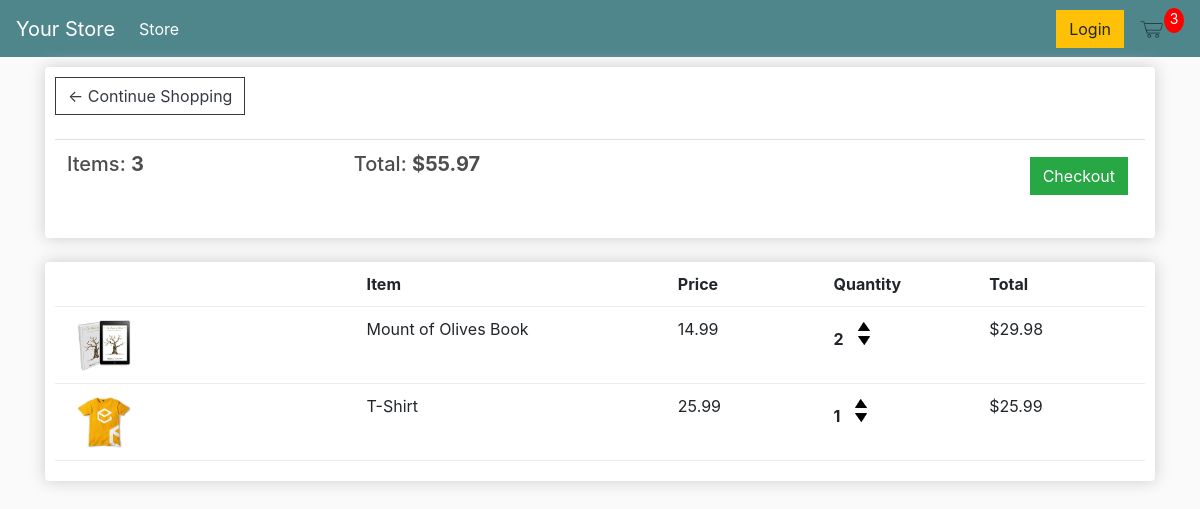
Before: /cart (signed in) with the older database file.
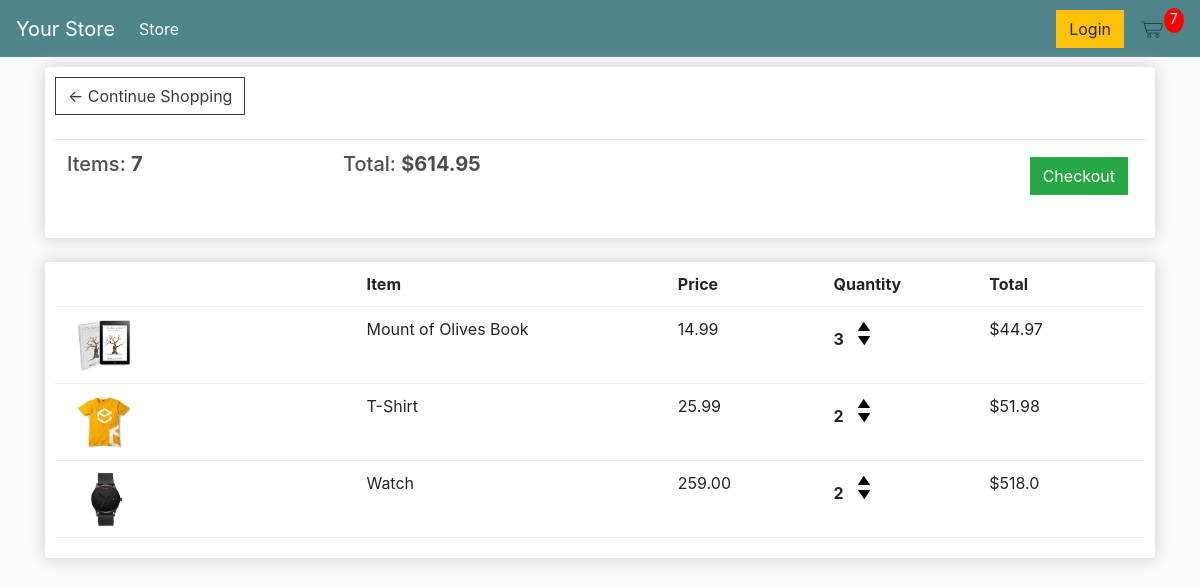
After: the same page with the newer database file.
### store/models.py (models this page shows, shortened)
class Order(models.Model):
    customer = models.ForeignKey(Customer, on_delete=models.SET_NULL, blank=True, null=True)
    date_ordered = models.DateTimeField(auto_now_add=True)
    complete = models.BooleanField(default=False, null=True, blank=False)
    transaction_id = models.CharField(max_length=200, null=True)
    @property
    def get_cart_total(self):
        orderitems = self.orderitem_set.all()
        total = sum([item.get_total for item in orderitems])
        return total
    @property
    def get_cart_items(self):
        orderitems = self.orderitem_set.all()
        total = sum([item.quantity for item in orderitems])
        return total

class OrderItem(models.Model):
    product = models.ForeignKey(Product, on_delete=models.SET_NULL, blank=True, null=True)
    order = models.ForeignKey(Order, on_delete=models.SET_NULL, blank=True, null=True)
    quantity = models.IntegerField(default=0, null=True, blank=True)
    date_added = models.DateTimeField(auto_now_add=True)
    @property
    def get_total(self):
        total = self.product.price * self.quantity
        return total

class Product(models.Model):
    name = models.CharField(max_length=200, null=True)
    price = models.FloatField()
    digital = models.BooleanField(default=False, null=True, blank=False)
    image = models.ImageField(null=True, blank=True)
    @property
    def imageURL(self):
        try:
            url = self.image.url
        except:
            url = ''
        return url

### store/views.py (the view)
# urls.py: path('cart', views.cart, name="cart"),
def cart(request):
    if request.user.is_authenticated:
        customer = request.user.customer
        order, created = Order.objects.get_or_create(customer=customer, complete=False)
        items = order.orderitem_set.all()
        cartItems = order.get_cart_items
    else:
        items = []
        order = {'get_cart_total':0, 'get_cart_items':0, 'shipping':False}
        cartItems = order['get_cart_items']
    context = {'items':items, 'order':order, 'cartItems':cartItems}
    return render(request, 'store/cart.html', context)

### store/templates/store/cart.html
{% extends 'store/main.html' %}
{% load static %}
{% block content %}
    <div class="row">
        <div class="col-lg-12">
            <div class="box-element">
                <a class="btn btn-outline-dark" href="{% url 'store' %}">&#x2190; Continue Shopping</a>
                <br>
                <br>
                <table class="table">
                    <tr>
                        <th><h5>Items: <strong>{{order.get_cart_items}}</strong></h5></th>
                        <th><h5>Total: <strong>${{order.get_cart_total|floatformat:2}}</strong></h5></th>
                        <th>
                            <a style="float:right;margin:5px" class="btn btn-success" href="{% url 'checkout' %}">Checkout</a>
                        </th>
                    </tr>
                </table>
            </div>
            <br>
            <div class="box-element">
                <div class="cart-row">
                    <div style="flex:2" ></div>
                    <div style="flex:2" ><strong>Item</strong></div>
                    <div style="flex:1" ><strong>Price</strong></div>
                    <div style="flex:1" ><strong>Quantity</strong></div>
                    <div style="flex:1" ><strong>Total</strong></div>
                </div>
                {% for item in items %}
                <div class="cart-row">
                    <div style="flex:2" ><img class="row-image" src="{{item.product.imageURL}}"></div>
                    <div style="flex:2" >{{item.product.name}}</div>
                    <div style="flex:1" >{{item.product.price|floatformat:2}}</div>
                    <div style="flex:1" >
                        <p class="quantity">{{item.quantity}}</p>
                        <div class="quantity">
                            <img data-product="{{item.product.id}}" data-action="add" class="chg-quantity update-cart" src="{% static 'images/arrow-up.png' %}">
                            <img data-product="{{item.product.id}}" data-action="remove" class="chg-quantity update-cart" src="{% static 'images/arrow-down.png' %}">
                        </div>
                    </div>
                    <div style="flex:1" >${{item.get_total}}</div>
                </div>
                {% endfor %}
            </div>
        </div>
    </div>
{% endblock content %}

### store/templates/store/main.html (shortened to what this page needs)
<!DOCTYPE html>
{% load static %}
<head>
    <link rel="stylesheet" href="https://cdn.jsdelivr.net/npm/bootstrap@4.4.1/dist/css/bootstrap.min.css">
    <link rel="stylesheet" type="text/css" href="{% static 'css/main.css' %}">
</head>
<body>
    <nav class="navbar navbar-expand-lg navbar-dark bg-dark">
        <a class="navbar-brand" href="{% url 'store' %}">Your Store</a>
        <div class="collapse navbar-collapse" id="navbarSupportedContent">
            <ul class="navbar-nav mr-auto">
            <li class="nav-item active">
                <a class="nav-link" href="{% url 'store' %}">Store <span class="sr-only">(current)</span></a>
            </li>
            </ul>
            <div class="form-inline my-2 my-lg-0">
                <a href="#" class="btn btn-warning">Login</a>
                <a href="{% url 'cart' %}">
                    <img id="cart-icon" src="{% static 'images/cart.png' %}">
                </a>
                <p id="cart-total">{{cartItems}}</p>
            </div>
        </div>
    </nav>
    <div class="container">
        {% block content %}
        {% endblock content %}
    </div>
</body>
</html>

### store/static/css/main.css (style rules this page uses)
body { background-color: hsl(0, 0%, 98%); }
h1,h2,h3,h4,h5,h6 { color:hsl(0, 0%, 30%); }
.box-element { box-shadow:hsl(0, 0%, 80%) 0 0 16px; background-color: #fff; border-radius: 4px; padding: 10px; }
.bg-dark { background-color: #4f868c!important; }
#cart-icon { width:25px; display: inline-block; margin-left: 15px; }
#cart-total { display: block; text-align: center; color:#fff; background-color: red; width: 20px; height: 25px; border-radius: 50%; font-size: 14px; }
.col-lg-4, .col-lg-6, .col-lg-8, .col-lg-12 { margin-top: 10px; }
.btn { border-radius: 0; }
.row-image { width: 100px; }
.cart-row { display: flex; align-items: flex-stretch; padding-bottom: 10px; margin-bottom: 10px; border-bottom: 1px solid #ececec; }
.quantity { display: inline-block; font-weight: 700; padding-right:10px; }
.chg-quantity { width: 12px; cursor: pointer; display: block; margin-top: 5px; transition:.1s; }

Changed rows visible on the page:
changed through a linked row, Order: get_cart_items "3" → "7"; get_cart_total "55.97" → "614.95"
changed OrderItem "Mount of Olives Book": quantity "2" → "3"; get_total "29.98" → "44.97"
changed OrderItem "T-Shirt": quantity "1" → "2"; get_total "25.99" → "51.98"
added OrderItem: product.imageURL (picture), product.name "Watch", product.price "259.00", quantity "2", get_total "518.0"
Other visible differences:
{{ cartItems }}: "3" → "7"
